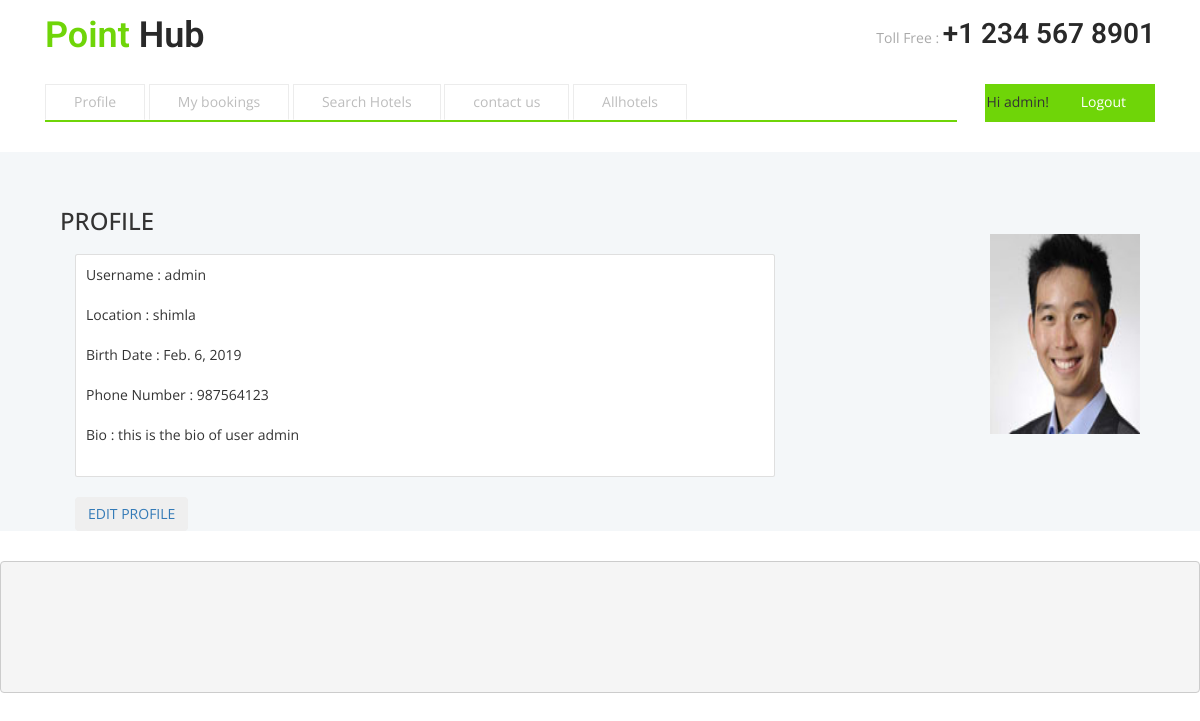
/profile/ (signed in), run on the app's committed database.
### website/models.py (models this page shows, shortened)
class Profile(models.Model):
   user = models.OneToOneField(User, on_delete=models.CASCADE)
   bio = models.TextField(max_length=500, blank=True)
   location = models.CharField(max_length=30, blank=True)
   birth_date = models.DateField(null=True, blank=True)
   name = models.CharField(db_column='NAME', max_length=100, default='')# Field name made lowercase.
   phone = models.IntegerField(blank = True,null = True,default = 0000000000)
   img = models.ImageField(upload_to = "profilepics",blank=True,default = "default.png")

### website/views.py (the view)
# urls.py: url('profile/',views.profile, name = 'Profile'),
def profile(request):
    med_root = settings.MEDIA_ROOT
    hotelobj = Hotels.objects.all()
    for inst in Profile.objects.all():
        if inst.user == request.user:
            return render(request,'catalog/profile.html',{'inst': inst,'hotelObj' : hotelobj,'MED':med_root})

### website/templates/catalog/profile.html (shortened to what this page needs)
{% extends 'catalog/base.html' %}{% load static %}
 {% block content %}
<div class = "container-fluid">
<h3> PROFILE</h2>
    <div><img src = "{{ inst.img.url }}" align = right height = 200px width = 150px></div><br>
<div class ="col-4" >
    <div class = "card" style="width : 700px ; padding:10px" >
    <div>Username : {{ inst.user }}</div><br>
    <div>Location : {{ inst.location }}</div><br>
    <div>Birth Date : {{ inst.birth_date }}</div><br>
    <div> Phone Number : {{inst.phone}}  </div><bR>
    <div>Bio : {{ inst.bio }}</div><br>
    <div class="col-4">
    </div>
    </div>
    <br>
<a href ="/edit/"> <button class="btn">EDIT PROFILE</button></a>
    </div>
</div>
{% endblock %}

### website/templates/catalog/base.html (shortened to what this page needs)
{% load staticfiles %}
<!DOCTYPE html>
<html>
<head>
<link rel="stylesheet" href="https://maxcdn.bootstrapcdn.com/bootstrap/4.0.0/css/bootstrap.min.css">
<link href="{%static 'catalog/css/bootstrap.css' %}" type="text/css" rel="stylesheet" media="all">
<link href="{%static 'catalog/css/style.css' %}" type="text/css" rel="stylesheet" media="all">
<link rel="stylesheet" href="{%static 'catalog/css/flexslider.css' %}" type="text/css" media="screen" />
<link type="text/css" rel="stylesheet" href="{%static 'catalog/css/JFFormStyle-1.css' %}" />
</head
<body>
	<div class="header">
		<div class="container">
			<div class="header-grids">
				<div class="logo">
					<h1><a  href="/index/"><span>Point</span> Hub</a></h1>
				</div>
				<div class="header-dropdown">
					<div class="emergency-grid">
						<ul>
							<li>Toll Free : </li>
							<li class="call">+1 234 567 8901</li>
						</ul>
					</div>
					<div class="clearfix"> </div>
				</div>
				<div class="clearfix"> </div>
			</div>
			<div class="nav-top">
				<div class="top-nav">
					<ul class="nav1">
						{% if user.is_authenticated %}
						<li> <a href="/profile/">Profile</a></li>
						<li> <a href = "/bookings/">My bookings</a></li>
						<li><a href="/searchhotel/">Search Hotels</a></li>
						<li> <A href = "/contact/">contact us</a></li>
						<li> <a href = "/allhotels/">Allhotels</a></li>
						{% else %}
						<li><a href="/signup/">Sign UP</a></li>
						{% endif %}
					</ul>
				</div>
<div class="dropdown-grids">
						<div id="loginContainer">{% if user.is_authenticated %}
                                Hi {{ user.username }}!
                                <a href="/logout/"><span>Logout</span></a></p>
                              {% else %}
                                <a href="/login/"><span>Login</span></a>
                              {% endif %}
						</div>
				</div>
				<div class="clearfix"> </div>
			</div>
		</div>
	</div>
	<div class="banner-bottom">
		<div class="container">
                {% block content %}
                {% endblock %}
		</div>
	</div>
<pre>
</pre>
</body>
</html>

### website/static/catalog/css/style.css (style rules this page uses)
body a { transition: 0.5s all ease; -webkit-transition: 0.5s all ease; -moz-transition: 0.5s all ease; -o-transition: 0.5s all ease; -ms-transition: 0.5s all ease; text-decoration:none; }
.container { margin-bottom: 30px; }
h1,h2,h3,h4,h5,h6 { margin:0; }
ul,label { margin:0; padding:0; }
.header { padding: 1em 0 0 0; position: relative; }
.logo { float: left; }
.logo h1 { margin:0; }
.logo h1 a { color: #292929; padding: 0.2em 0; font-family: 'Roboto', sans-serif; font-weight: 600; font-size: 1em; }
.logo h1 a span { color:#6fd508; }
.nav-top { margin: 2em 0 0 0; }
.top-nav { margin: 0 auto 0 0; width: 82.2%; float:left; }
.top-nav ul { padding: 0; margin: 0; border-bottom: solid 2px #6fd508; }
.top-nav ul li { display: inline-block; text-decoration: none; }
.top-nav ul li a { display: block; padding: .5em 2em; color: #BDBDBD; border: solid 1px #ECECEC; border-bottom: solid 1px #FFF; }
.header-dropdown { float: right; width: 38%; }
.dropdown-grids { float: right; border-bottom: solid 2px #6fd508; }
#loginContainer { position: relative; padding: 0.5em 0em; border: solid 1px #6fd508; background: #6fd508; }
#loginContainer a span { padding: .5em 2em; color: #FFF; }
.emergency-grid { float: right; }
.emergency-grid ul { padding:0; margin:0; }
.emergency-grid ul li { display: inline-block; color: #A9A9A9; margin: 0; font-size: 1em; }
.emergency-grid ul li.call { color: #292929; font-family: 'Roboto', sans-serif; font-weight: 600; font-size: 2em; }
.banner-bottom { padding: 4em 0 0 0; background: #f4f7f9; }

### data on the page
Profile: img (picture), user "admin", location "shimla", birth_date "Feb. 6, 2019", phone "987564123", bio "this is the bio of user admin"

### other printed values
{{ user.username }} "admin"
